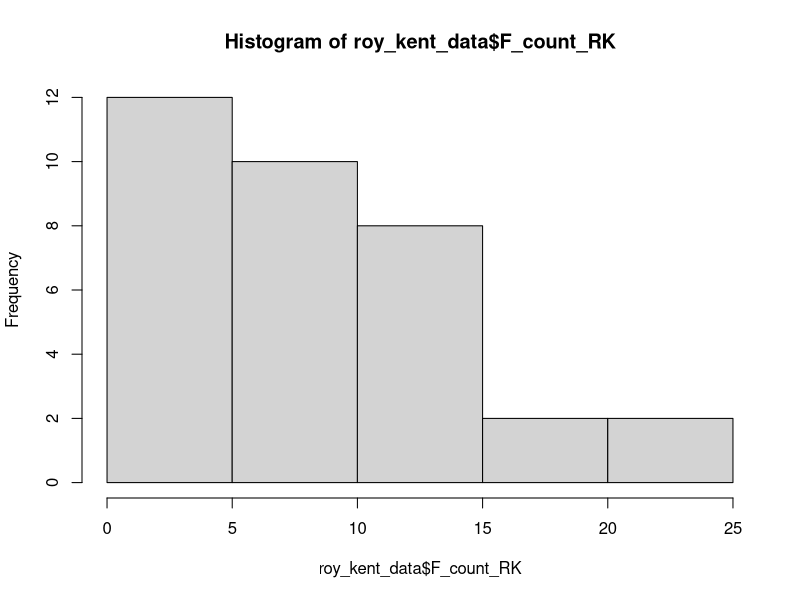
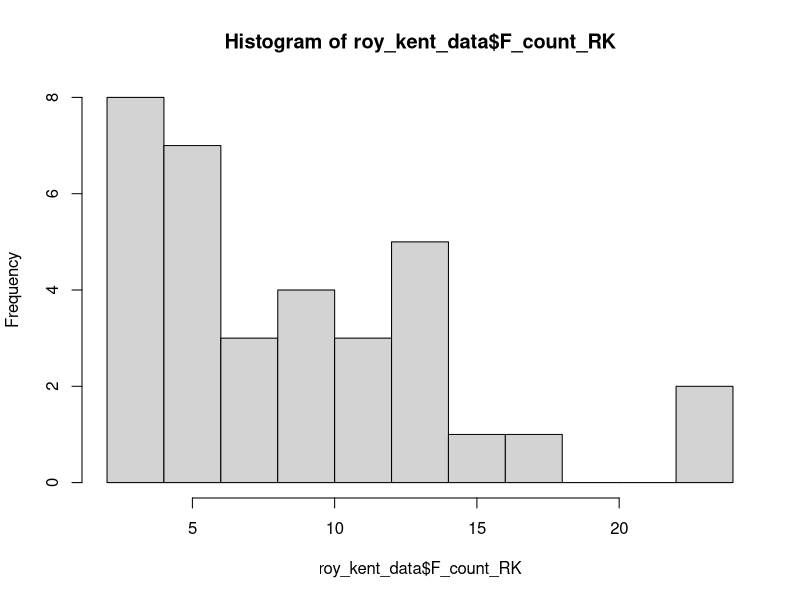
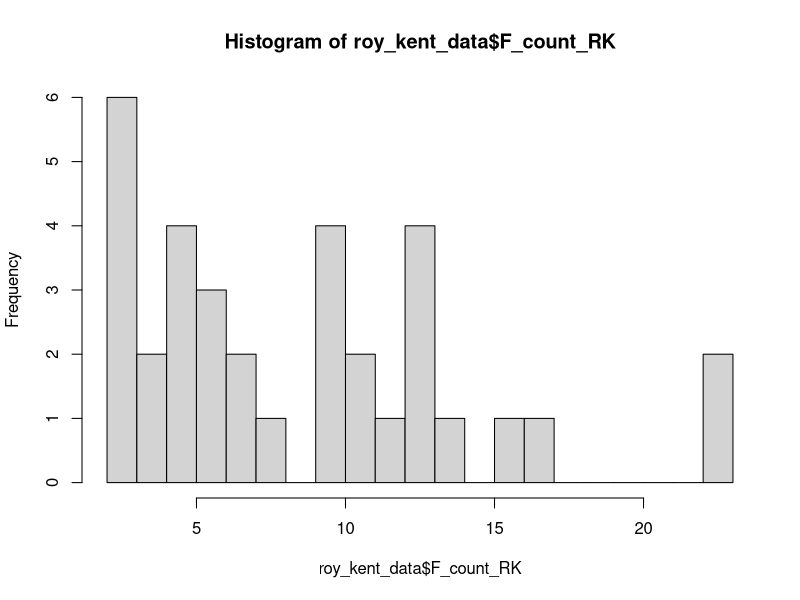

R code for these plots, in order: (Note: this script raises an error after producing the figures.)
## ---- chunk 1
roy_kent_data <- read.csv("data/roy_kent_f_count.csv")
## ---- chunk 2
library(dplyr)

glimpse(roy_kent_data)
## ---- chunk 3
psych::describe(roy_kent_data) # describe() function from psych package
## ---- chunk 4
hist(roy_kent_data$F_count_RK) # Recall that the $ operator gets you a variable from a dataframe
## ---- chunk 5
hist(roy_kent_data$F_count_RK, breaks = 10)
## ---- chunk 6
hist(roy_kent_data$F_count_RK, breaks = 20)
## ---- chunk 7
ggplot(data = roy_kent_data)
## ---- chunk 8
library(ggplot2)

ggplot(data = roy_kent_data)
## ---- chunk 9
ggplot(
  data = roy_kent_data,
  mapping = aes(x = Episode_order, y = F_count_RK)
)
## ---- chunk 10
ggplot(
  data = roy_kent_data,
  mapping = aes(x = Episode_order, y = F_count_RK)
) +
  geom_point()
## ---- chunk 11
ggplot(
  data = roy_kent_data,
  mapping = aes(x = Episode_order, y = F_count_RK)
) +
  geom_point()+
  labs(
    title = "# of F*cks said by Roy Kent",
    x = "Episode Number",
    y = "# of F*cks"
  )
## ---- chunk 12
ggplot(
  data = roy_kent_data,
  mapping = aes(x = Episode_order, y = F_count_RK)
) +
  geom_point()+
  labs(
    title = "# of F*cks said by Roy Kent",
    x = "Episode Number",
    y = "# of F*cks"
  )+
  geom_smooth(
    method = "lm", # this forces the trend-line to be linear
    se = FALSE
  )
## ---- chunk 13
table(roy_kent_data$Coaching_flag)
## ---- chunk 14
ggplot(
  data = roy_kent_data,
  mapping = aes(x = Episode_order, y = F_count_RK, color = Coaching_flag)
) +
  geom_point()+
  labs(
    title = "# of F*cks said by Roy Kent",
    x = "Episode Number",
    y = "# of F*cks"
  )+
  geom_smooth(
    method = "lm", # this forces the trend-line to be linear
    se = FALSE
  )
## ---- chunk 15
ggplot(
  data = roy_kent_data,
  mapping = aes(x = Episode_order, y = F_count_RK, color = Coaching_flag)
) +
  geom_point()+
  labs(
    title = "# of F*cks said by Roy Kent",
    x = "Episode Number",
    y = "# of F*cks"
  )+
  geom_smooth(
    method = "lm", # this forces the trend-line to be linear
    se = FALSE
  )+
  theme_minimal()
